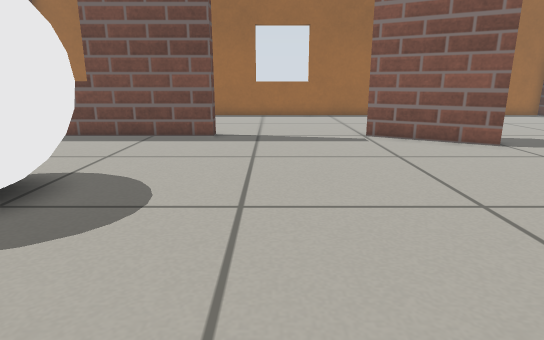
view 1 (above)

15 first-person views from a walk through a world built for the Gazebo simulator. The camera is 0.5 m above the floor, tilts 14° down and sees 75° across. The floor is counted in squares, 0.25 m on a side. Each view is taken from the middle of a square. On the plan, view 1 faces up. The plan holds only what a view shows up to about 18 squares ahead; the rest is blank. Robots are left out. Gazebo's built-in surfaces are drawn with simple patterns.

view 2
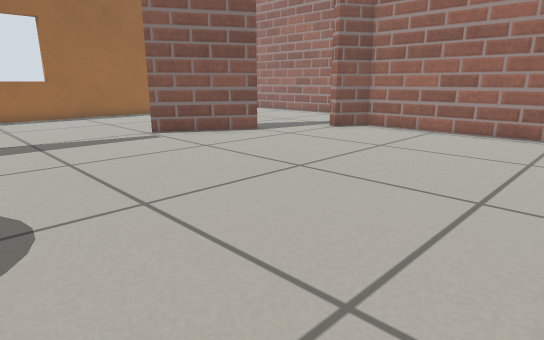

view 3
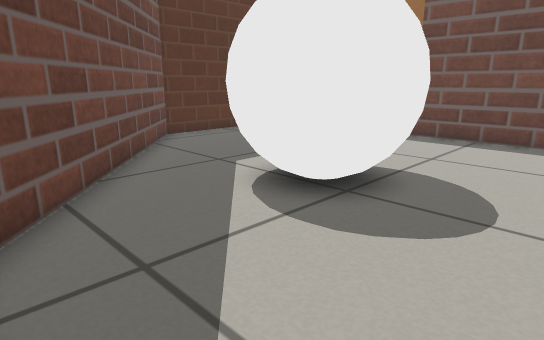

view 4
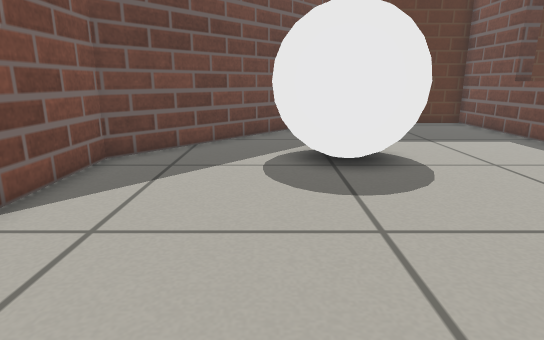

view 5
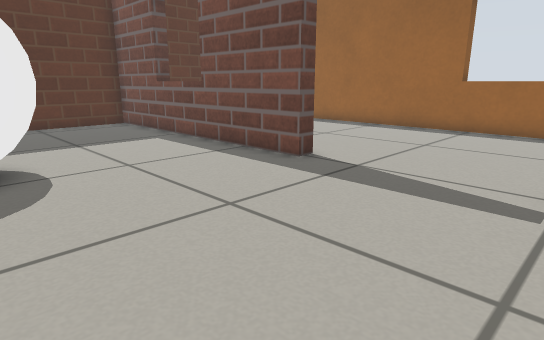

view 6
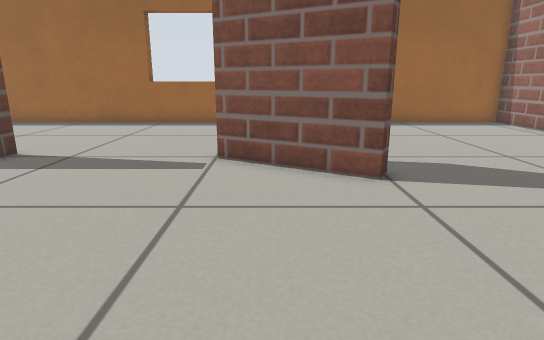

view 7
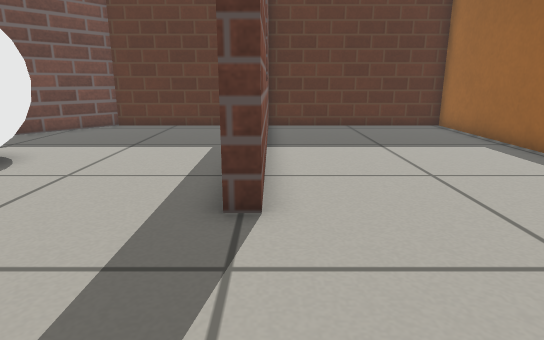

view 8
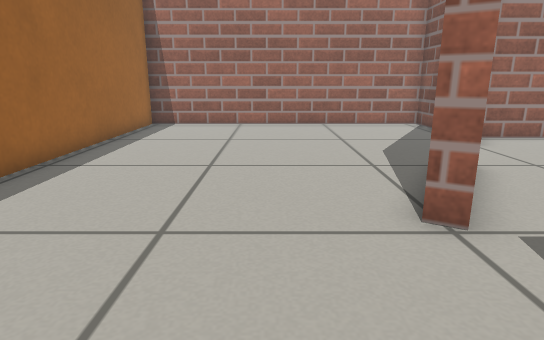

view 9
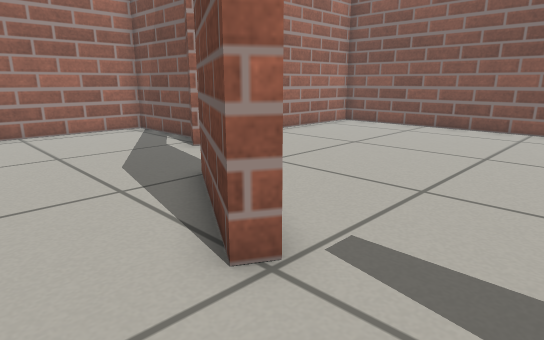

view 10
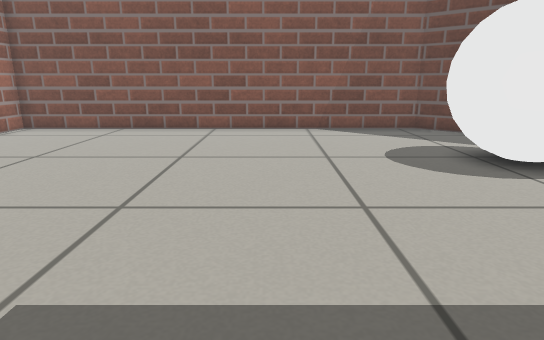

view 11
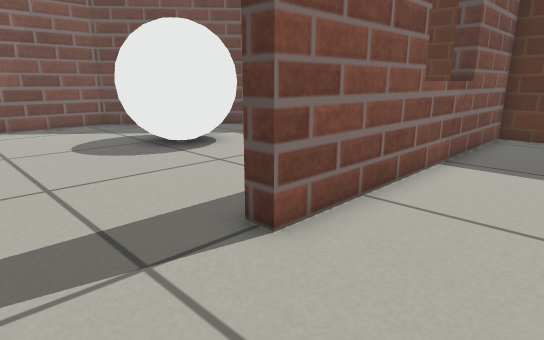

view 12
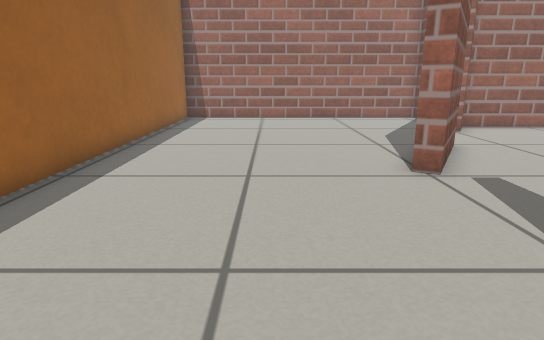

view 13
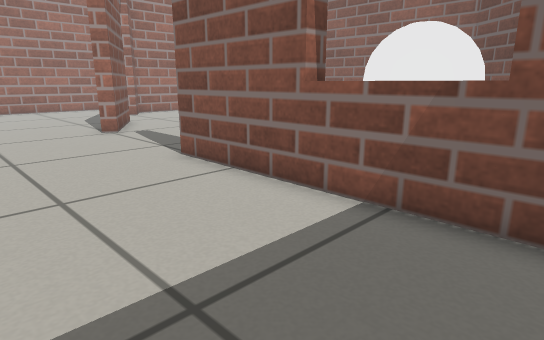

view 14
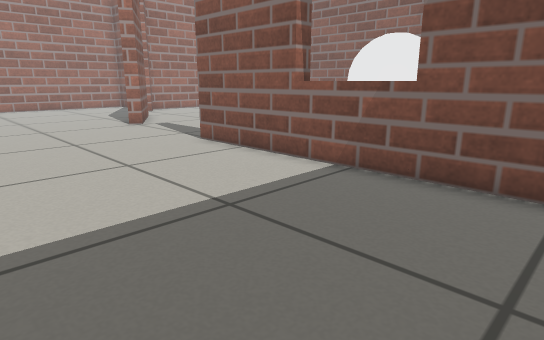

view 15
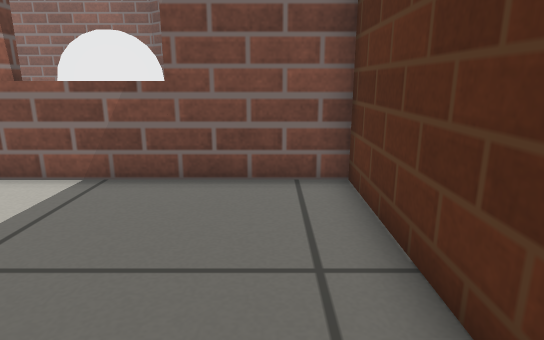

### Floor plan
Ten units are one square. View 1 is at (0, 0); x grows to the right and y downward. Boxes are objects, and circles mark ways between rooms. Rooms are numbered by the first view taken in them; rooms with no view inside come last. Other rooms are left out.
<svg viewBox="-141 -223 308 232">
<path fill="none" stroke="#000" d="M-22 -132 -136 -132 -136 -68 -52 4 118 4 118 -85 104 -93M73 -111 35 -133M35 -133 38 -138 76 -117M107 -99 122 -90 162 -90 162 -218 -136 -218 -136 -138 -22 -138 -22 -132"/>
<rect x="-75" y="-85" width="40" height="50" fill="#bbb"><title>white ball</title></rect>
<circle cx="5" cy="-130" r="3" fill="#2a7"/>
<circle cx="90" cy="-105" r="3" fill="#2a7"/>
<text x="0" y="-60">1</text>
<text x="30" y="-170">2</text>
</svg>
Room 1 opens to room 2.

Where each view was taken, in squares from view 1:
view 1: 0 up, 0 right, facing up
view 2: 0 up, 3 left, facing up-right
view 3: 0 up, 1 left, facing up-left
view 4: 4 up, 4 right, facing left
view 5: 6 up, 4 right, facing up-left
view 6: 4 up, 5 right, facing up
view 7: 14 up, 3 right, facing left
view 8: 16 up, 1 left, facing right
view 9: 16 up, 1 right, facing down-right
view 10: 15 up, 1 right, facing down
view 11: 17 up, 1 right, facing down-left
view 12: 17 up, 4 left, facing right
view 13: 19 up, 11 left, facing down-right
view 14: 21 up, 13 left, facing down-right
view 15: 21 up, 12 left, facing down
